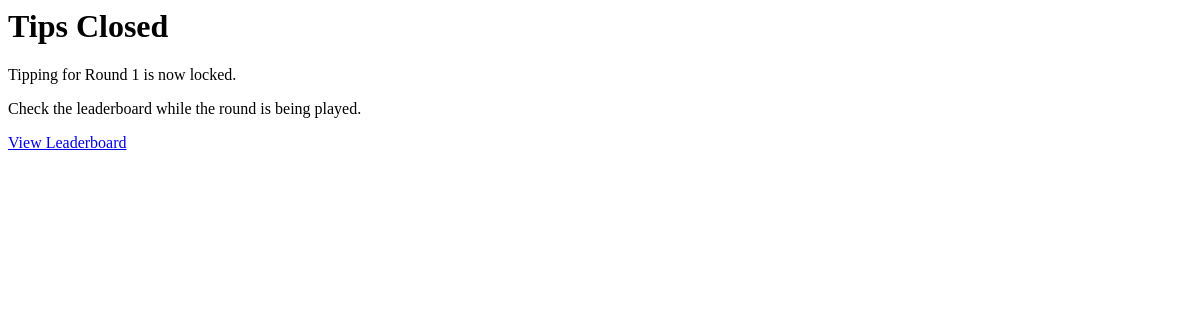
The page /tip/ (signed in) on the database as committed earlier.
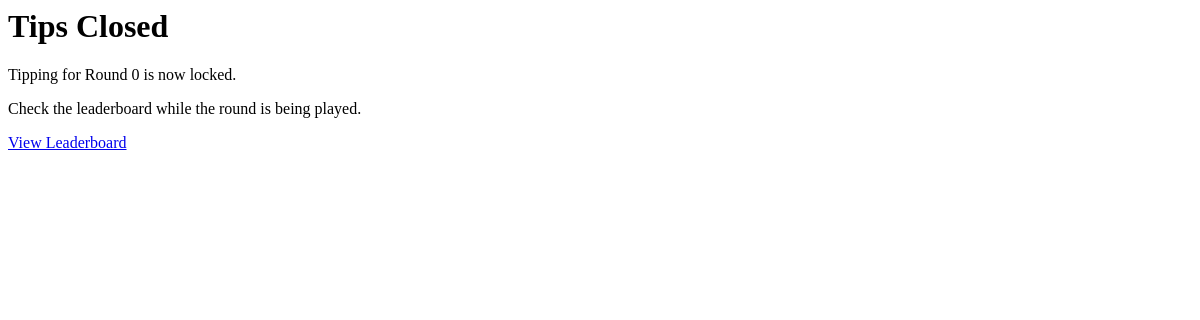
The same page on the database as committed later.
### competition/models.py (models this page shows)
class Round(models.Model):
    number = models.IntegerField()
    completed = models.BooleanField(default=False)
    lockout_time = models.DateTimeField()
    class Meta:
        ordering = ["number"]
    def __str__(self):
        return f"Round {self.number}"

### competition/views.py (the view, shortened to what this page needs)
# urls.py: path("tip/", views.submit_tip, name="submit_tip"),
@login_required
def submit_tip(request):
    player, created = Player.objects.get_or_create(user=request.user)
    current_round = Round.objects.filter(completed=False).first()
    matches = Match.objects.filter(round=current_round)
    if player.eliminated:
        return render(request, "eliminated.html")
    if timezone.now() > current_round.lockout_time:
        return render(request, "tips_locked.html", {"round": current_round})

### competition/templates/tips_locked.html
<h1>Tips Closed</h1>
<p>
Tipping for {{ round }} is now locked.
</p>
<p>
Check the leaderboard while the round is being played.
</p>
<a href="/leaderboard/">View Leaderboard</a>

Rows that differ between the two databases and show on the page:
changed Round: number "Round 1" → "Round 0"
